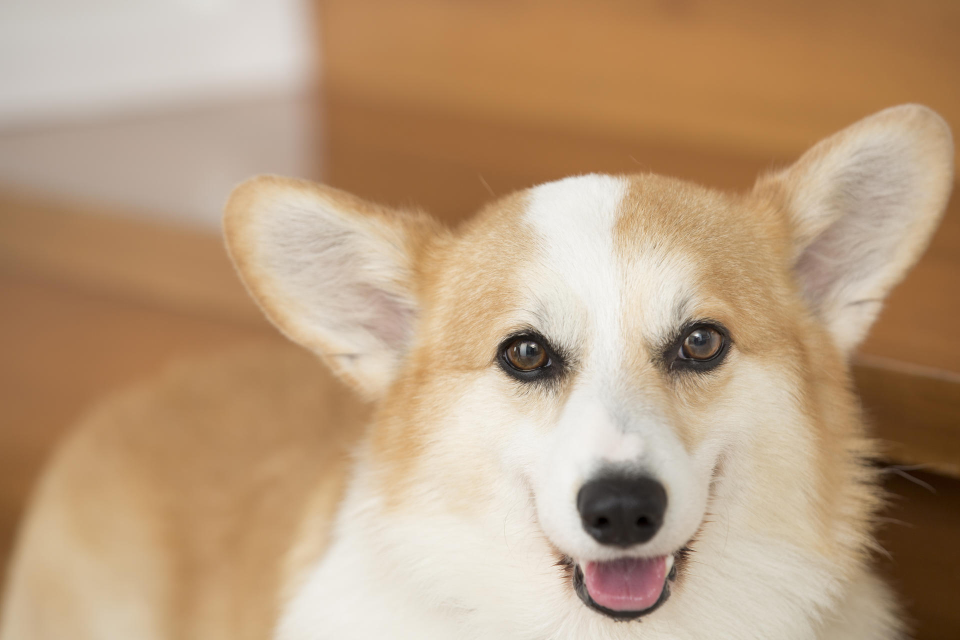
#> input picture dog/dog2.jpg, 1920 x 1280 px, found by its file name (shown at 1/2 size)
$ python draw_rect.py
#> lines starting #> are read from the running program, lines starting #| are printed output that depends on the picture; after the words box and inside, x2 and y2 are one past the last pixel; in counts of white or black regions, pixels touching at a corner belong together
import cv2

img = cv2.imread('/Users/simseunghwan/Desktop/github/insightbook.opencv_project_python/dog/dog2.jpg')
#> img is the input picture: shape (1280, 1920, 3); mean B, G, R 127, 157.1, 186.1

# 좌상, 우하 좌표로 사각형 그리기
cv2.rectangle(img, (50, 50), (150, 150), (255,0,0) )
#> img: shape (1280, 1920, 3); 0.02% of pixels changed, all inside (x1, y1, x2, y2) = (50, 50, 151, 151)
# 우하, 좌상 좌표로 사각형 그리기
cv2.rectangle(img, (300, 300), (100, 100), (0,255,0), 10 )
# 우상, 좌하 좌표로 사각형 채워 그리기 ---①
cv2.rectangle(img, (450, 200), (200, 450), (0,0,255), -1 )
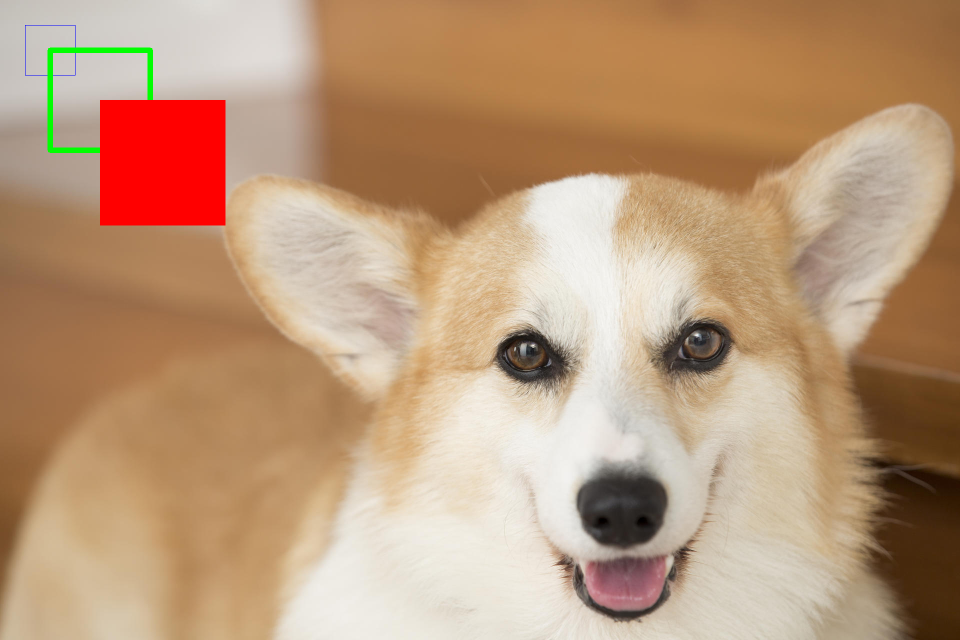
#> img: shape (1280, 1920, 3) (shown at 1/2 size); mean B, G, R 122.6, 153, 187.3

cv2.imshow('rectangle', img)
cv2.waitKey(0)
cv2.destroyAllWindows()

$ run again, with dog/dog1.jpg copied over dog/dog2.jpg
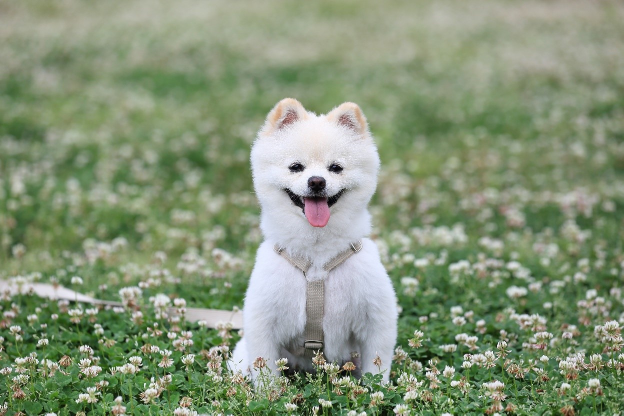
#> input picture dog/dog1.jpg, 1247 x 831 px, found by its file name (shown at 1/2 size)
#> img is the input picture: shape (831, 1247, 3); mean B, G, R 120.4, 147.6, 133.4
#> `cv2.rectangle(img, (450, 200), (200, 450), (0,0,255), -1 )`:
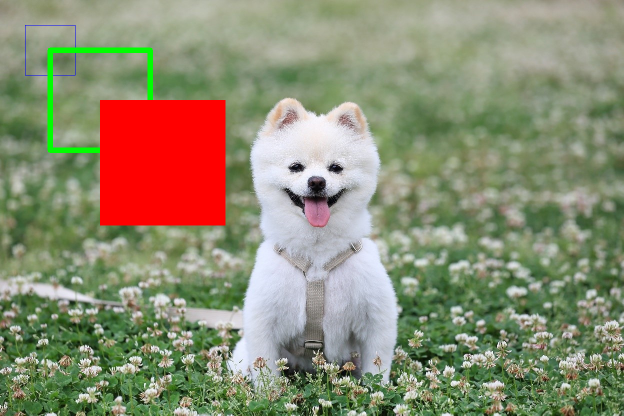
#> img: shape (831, 1247, 3) (shown at 1/2 size); mean B, G, R 113.3, 139.5, 140.4

$ run again, with dog/dog3.jpg copied over dog/dog2.jpg
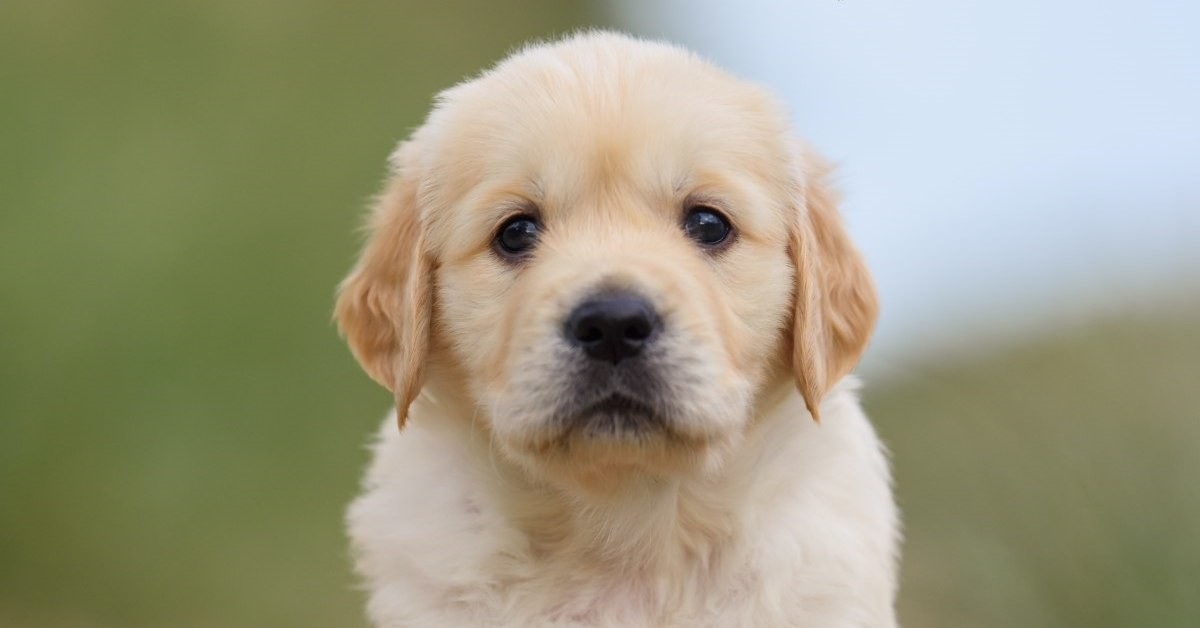
#> input picture dog/dog3.jpg, 1200 x 628 px, found by its file name
#> img is the input picture: shape (628, 1200, 3); mean B, G, R 129.8, 154.8, 156.9
#> `cv2.rectangle(img, (450, 200), (200, 450), (0,0,255), -1 )`:
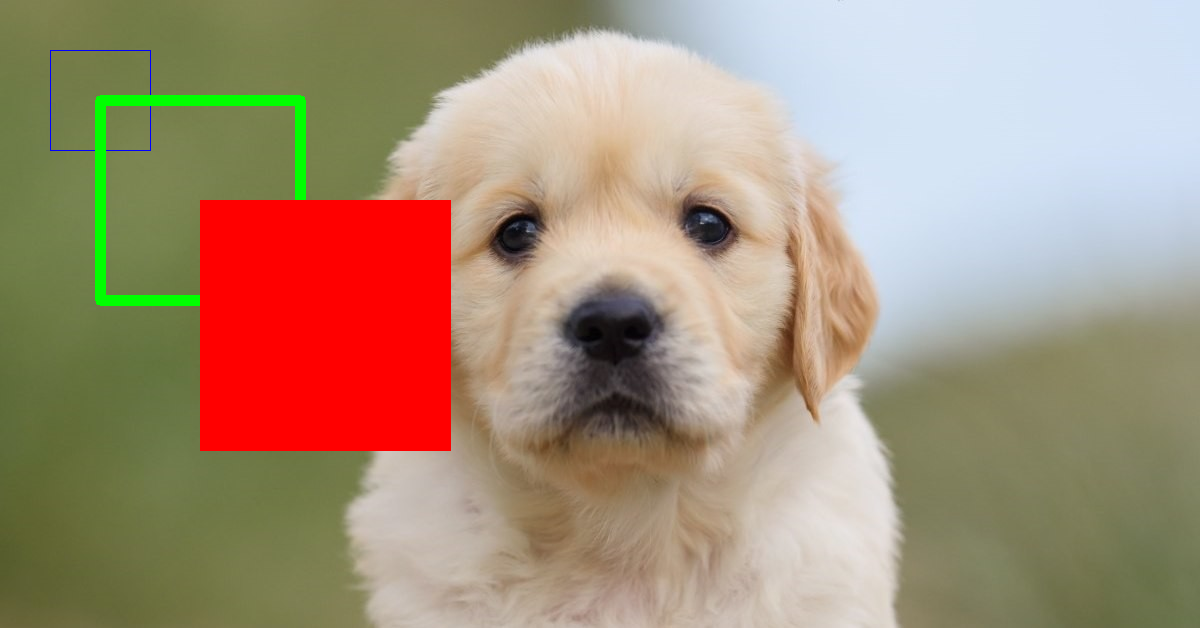
#> img: shape (628, 1200, 3); mean B, G, R 122.4, 145.3, 166.2
